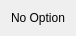
<?xml version="1.0" encoding="UTF-8"?>
<ui version="4.0">
 <class>MoveTool</class>
 <widget class="QWidget" name="MoveTool">
  <property name="geometry">
   <rect>
    <x>0</x>
    <y>0</y>
    <width>75</width>
    <height>31</height>
   </rect>
  </property>
  <property name="windowTitle">
   <string>Move</string>
  </property>
  <property name="windowIcon">
   <iconset resource="../../mytypon.qrc">
    <normaloff>:/pictures/transform_move.png</normaloff>:/pictures/transform_move.png</iconset>
  </property>
  <layout class="QVBoxLayout" name="verticalLayout">
   <item>
    <widget class="QLabel" name="label">
     <property name="text">
      <string>No Option</string>
     </property>
     <property name="alignment">
      <set>Qt::AlignCenter</set>
     </property>
    </widget>
   </item>
  </layout>
 </widget>
 <resources>
  <include location="../../mytypon.qrc"/>
 </resources>
 <connections/>
</ui>
